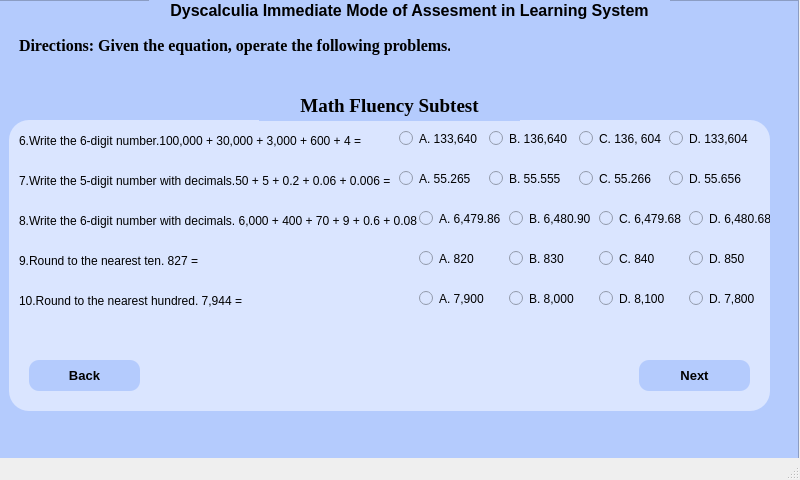
<?xml version="1.0" encoding="UTF-8"?>
<ui version="4.0">
 <class>MainWindow</class>
 <widget class="QMainWindow" name="MainWindow">
  <property name="geometry">
   <rect>
    <x>0</x>
    <y>0</y>
    <width>800</width>
    <height>480</height>
   </rect>
  </property>
  <property name="windowTitle">
   <string>MainWindow</string>
  </property>
  <widget class="QWidget" name="centralwidget">
   <widget class="QFrame" name="frame">
    <property name="geometry">
     <rect>
      <x>-1</x>
      <y>0</y>
      <width>800</width>
      <height>480</height>
     </rect>
    </property>
    <property name="styleSheet">
     <string notr="true">background-color: rgb(180, 203, 253);</string>
    </property>
    <property name="frameShape">
     <enum>QFrame::StyledPanel</enum>
    </property>
    <property name="frameShadow">
     <enum>QFrame::Raised</enum>
    </property>
    <widget class="QFrame" name="frame_2">
     <property name="geometry">
      <rect>
       <x>10</x>
       <y>120</y>
       <width>761</width>
       <height>291</height>
      </rect>
     </property>
     <property name="styleSheet">
      <string notr="true">background-color: rgb(218, 229, 255);
border-radius: 20px;</string>
     </property>
     <property name="frameShape">
      <enum>QFrame::StyledPanel</enum>
     </property>
     <property name="frameShadow">
      <enum>QFrame::Raised</enum>
     </property>
     <widget class="QLabel" name="label_5">
      <property name="geometry">
       <rect>
        <x>10</x>
        <y>10</y>
        <width>741</width>
        <height>21</height>
       </rect>
      </property>
      <property name="text">
       <string>6.Write the 6-digit number.100,000 + 30,000 + 3,000 + 600 + 4 = </string>
      </property>
     </widget>
     <widget class="QLabel" name="label_6">
      <property name="geometry">
       <rect>
        <x>10</x>
        <y>50</y>
        <width>741</width>
        <height>21</height>
       </rect>
      </property>
      <property name="text">
       <string>7.Write the 5-digit number with decimals.50 + 5 + 0.2 + 0.06 + 0.006 = </string>
      </property>
     </widget>
     <widget class="QLabel" name="label_7">
      <property name="geometry">
       <rect>
        <x>10</x>
        <y>90</y>
        <width>741</width>
        <height>21</height>
       </rect>
      </property>
      <property name="text">
       <string>8.Write the 6-digit number with decimals. 6,000 + 400 + 70 + 9 + 0.6 + 0.08 = </string>
      </property>
     </widget>
     <widget class="QLabel" name="label_8">
      <property name="geometry">
       <rect>
        <x>10</x>
        <y>130</y>
        <width>741</width>
        <height>21</height>
       </rect>
      </property>
      <property name="text">
       <string>9.Round to the nearest ten. 827 = </string>
      </property>
     </widget>
     <widget class="QLabel" name="label_9">
      <property name="geometry">
       <rect>
        <x>10</x>
        <y>160</y>
        <width>741</width>
        <height>41</height>
       </rect>
      </property>
      <property name="text">
       <string>10.Round to the nearest hundred. 7,944 =</string>
      </property>
     </widget>
     <widget class="QPushButton" name="pushButton">
      <property name="geometry">
       <rect>
        <x>20</x>
        <y>240</y>
        <width>111</width>
        <height>31</height>
       </rect>
      </property>
      <property name="font">
       <font>
        <pointsize>10</pointsize>
        <weight>75</weight>
        <bold>true</bold>
       </font>
      </property>
      <property name="cursor">
       <cursorShape>PointingHandCursor</cursorShape>
      </property>
      <property name="styleSheet">
       <string notr="true">background-color: rgb(180, 203, 253);
border-radius: 10px;</string>
      </property>
      <property name="text">
       <string>Back</string>
      </property>
     </widget>
     <widget class="QPushButton" name="pushButton_2">
      <property name="geometry">
       <rect>
        <x>630</x>
        <y>240</y>
        <width>111</width>
        <height>31</height>
       </rect>
      </property>
      <property name="font">
       <font>
        <pointsize>10</pointsize>
        <weight>75</weight>
        <bold>true</bold>
        <kerning>true</kerning>
       </font>
      </property>
      <property name="cursor">
       <cursorShape>PointingHandCursor</cursorShape>
      </property>
      <property name="acceptDrops">
       <bool>false</bool>
      </property>
      <property name="styleSheet">
       <string notr="true">background-color: rgb(180, 203, 253);
border-radius: 10px;</string>
      </property>
      <property name="text">
       <string>Next</string>
      </property>
      <property name="autoDefault">
       <bool>false</bool>
      </property>
     </widget>
     <widget class="QRadioButton" name="radioButton">
      <property name="geometry">
       <rect>
        <x>390</x>
        <y>10</y>
        <width>82</width>
        <height>17</height>
       </rect>
      </property>
      <property name="text">
       <string>A. 133,640</string>
      </property>
     </widget>
     <widget class="QRadioButton" name="radioButton_2">
      <property name="geometry">
       <rect>
        <x>480</x>
        <y>10</y>
        <width>82</width>
        <height>17</height>
       </rect>
      </property>
      <property name="text">
       <string>B. 136,640</string>
      </property>
     </widget>
     <widget class="QRadioButton" name="radioButton_3">
      <property name="geometry">
       <rect>
        <x>570</x>
        <y>10</y>
        <width>82</width>
        <height>17</height>
       </rect>
      </property>
      <property name="text">
       <string>C. 136, 604</string>
      </property>
     </widget>
     <widget class="QRadioButton" name="radioButton_4">
      <property name="geometry">
       <rect>
        <x>660</x>
        <y>10</y>
        <width>82</width>
        <height>17</height>
       </rect>
      </property>
      <property name="text">
       <string>D. 133,604</string>
      </property>
     </widget>
     <widget class="QRadioButton" name="radioButton_5">
      <property name="geometry">
       <rect>
        <x>390</x>
        <y>50</y>
        <width>82</width>
        <height>17</height>
       </rect>
      </property>
      <property name="text">
       <string>A. 55.265</string>
      </property>
     </widget>
     <widget class="QRadioButton" name="radioButton_6">
      <property name="geometry">
       <rect>
        <x>480</x>
        <y>50</y>
        <width>82</width>
        <height>17</height>
       </rect>
      </property>
      <property name="text">
       <string>B. 55.555</string>
      </property>
     </widget>
     <widget class="QRadioButton" name="radioButton_7">
      <property name="geometry">
       <rect>
        <x>570</x>
        <y>50</y>
        <width>82</width>
        <height>17</height>
       </rect>
      </property>
      <property name="text">
       <string>C. 55.266</string>
      </property>
     </widget>
     <widget class="QRadioButton" name="radioButton_8">
      <property name="geometry">
       <rect>
        <x>660</x>
        <y>50</y>
        <width>82</width>
        <height>17</height>
       </rect>
      </property>
      <property name="text">
       <string>D. 55.656</string>
      </property>
     </widget>
     <widget class="QRadioButton" name="radioButton_9">
      <property name="geometry">
       <rect>
        <x>410</x>
        <y>90</y>
        <width>82</width>
        <height>17</height>
       </rect>
      </property>
      <property name="text">
       <string>A. 6,479.86</string>
      </property>
     </widget>
     <widget class="QRadioButton" name="radioButton_10">
      <property name="geometry">
       <rect>
        <x>500</x>
        <y>90</y>
        <width>82</width>
        <height>17</height>
       </rect>
      </property>
      <property name="text">
       <string>B. 6,480.90</string>
      </property>
     </widget>
     <widget class="QRadioButton" name="radioButton_11">
      <property name="geometry">
       <rect>
        <x>590</x>
        <y>90</y>
        <width>82</width>
        <height>17</height>
       </rect>
      </property>
      <property name="text">
       <string>C. 6,479.68</string>
      </property>
     </widget>
     <widget class="QRadioButton" name="radioButton_12">
      <property name="geometry">
       <rect>
        <x>680</x>
        <y>90</y>
        <width>82</width>
        <height>17</height>
       </rect>
      </property>
      <property name="text">
       <string>D. 6,480.68</string>
      </property>
     </widget>
     <widget class="QRadioButton" name="radioButton_13">
      <property name="geometry">
       <rect>
        <x>410</x>
        <y>130</y>
        <width>82</width>
        <height>17</height>
       </rect>
      </property>
      <property name="text">
       <string>A. 820</string>
      </property>
     </widget>
     <widget class="QRadioButton" name="radioButton_14">
      <property name="geometry">
       <rect>
        <x>500</x>
        <y>130</y>
        <width>82</width>
        <height>17</height>
       </rect>
      </property>
      <property name="text">
       <string>B. 830</string>
      </property>
     </widget>
     <widget class="QRadioButton" name="radioButton_15">
      <property name="geometry">
       <rect>
        <x>590</x>
        <y>130</y>
        <width>82</width>
        <height>17</height>
       </rect>
      </property>
      <property name="text">
       <string>C. 840</string>
      </property>
     </widget>
     <widget class="QRadioButton" name="radioButton_16">
      <property name="geometry">
       <rect>
        <x>680</x>
        <y>130</y>
        <width>82</width>
        <height>17</height>
       </rect>
      </property>
      <property name="text">
       <string>D. 850</string>
      </property>
     </widget>
     <widget class="QRadioButton" name="radioButton_17">
      <property name="geometry">
       <rect>
        <x>410</x>
        <y>170</y>
        <width>82</width>
        <height>17</height>
       </rect>
      </property>
      <property name="text">
       <string>A. 7,900</string>
      </property>
     </widget>
     <widget class="QRadioButton" name="radioButton_18">
      <property name="geometry">
       <rect>
        <x>500</x>
        <y>170</y>
        <width>82</width>
        <height>17</height>
       </rect>
      </property>
      <property name="text">
       <string>B. 8,000</string>
      </property>
     </widget>
     <widget class="QRadioButton" name="radioButton_19">
      <property name="geometry">
       <rect>
        <x>590</x>
        <y>170</y>
        <width>82</width>
        <height>17</height>
       </rect>
      </property>
      <property name="text">
       <string>D. 8,100</string>
      </property>
     </widget>
     <widget class="QRadioButton" name="radioButton_20">
      <property name="geometry">
       <rect>
        <x>680</x>
        <y>170</y>
        <width>82</width>
        <height>17</height>
       </rect>
      </property>
      <property name="text">
       <string>D. 7,800</string>
      </property>
     </widget>
    </widget>
    <widget class="QLabel" name="label_4">
     <property name="geometry">
      <rect>
       <x>260</x>
       <y>90</y>
       <width>261</width>
       <height>31</height>
      </rect>
     </property>
     <property name="font">
      <font>
       <family>Times New Roman</family>
       <pointsize>14</pointsize>
       <weight>75</weight>
       <bold>true</bold>
       <underline>false</underline>
      </font>
     </property>
     <property name="mouseTracking">
      <bool>false</bool>
     </property>
     <property name="text">
      <string>Math Fluency Subtest</string>
     </property>
     <property name="alignment">
      <set>Qt::AlignCenter</set>
     </property>
    </widget>
    <widget class="QLabel" name="label">
     <property name="geometry">
      <rect>
       <x>150</x>
       <y>0</y>
       <width>521</width>
       <height>20</height>
      </rect>
     </property>
     <property name="font">
      <font>
       <pointsize>12</pointsize>
       <weight>75</weight>
       <bold>true</bold>
       <underline>false</underline>
      </font>
     </property>
     <property name="text">
      <string>Dyscalculia Immediate Mode of Assesment in Learning System</string>
     </property>
     <property name="alignment">
      <set>Qt::AlignCenter</set>
     </property>
     <property name="wordWrap">
      <bool>false</bool>
     </property>
    </widget>
    <widget class="QLabel" name="label_3">
     <property name="geometry">
      <rect>
       <x>20</x>
       <y>30</y>
       <width>431</width>
       <height>31</height>
      </rect>
     </property>
     <property name="font">
      <font>
       <family>Times New Roman</family>
       <pointsize>12</pointsize>
       <weight>75</weight>
       <bold>true</bold>
       <underline>false</underline>
      </font>
     </property>
     <property name="mouseTracking">
      <bool>false</bool>
     </property>
     <property name="text">
      <string>Directions: Given the equation, operate the following problems.</string>
     </property>
    </widget>
   </widget>
  </widget>
  <widget class="QMenuBar" name="menubar">
   <property name="geometry">
    <rect>
     <x>0</x>
     <y>0</y>
     <width>800</width>
     <height>21</height>
    </rect>
   </property>
  </widget>
  <widget class="QStatusBar" name="statusbar"/>
 </widget>
 <resources/>
 <connections/>
</ui>
